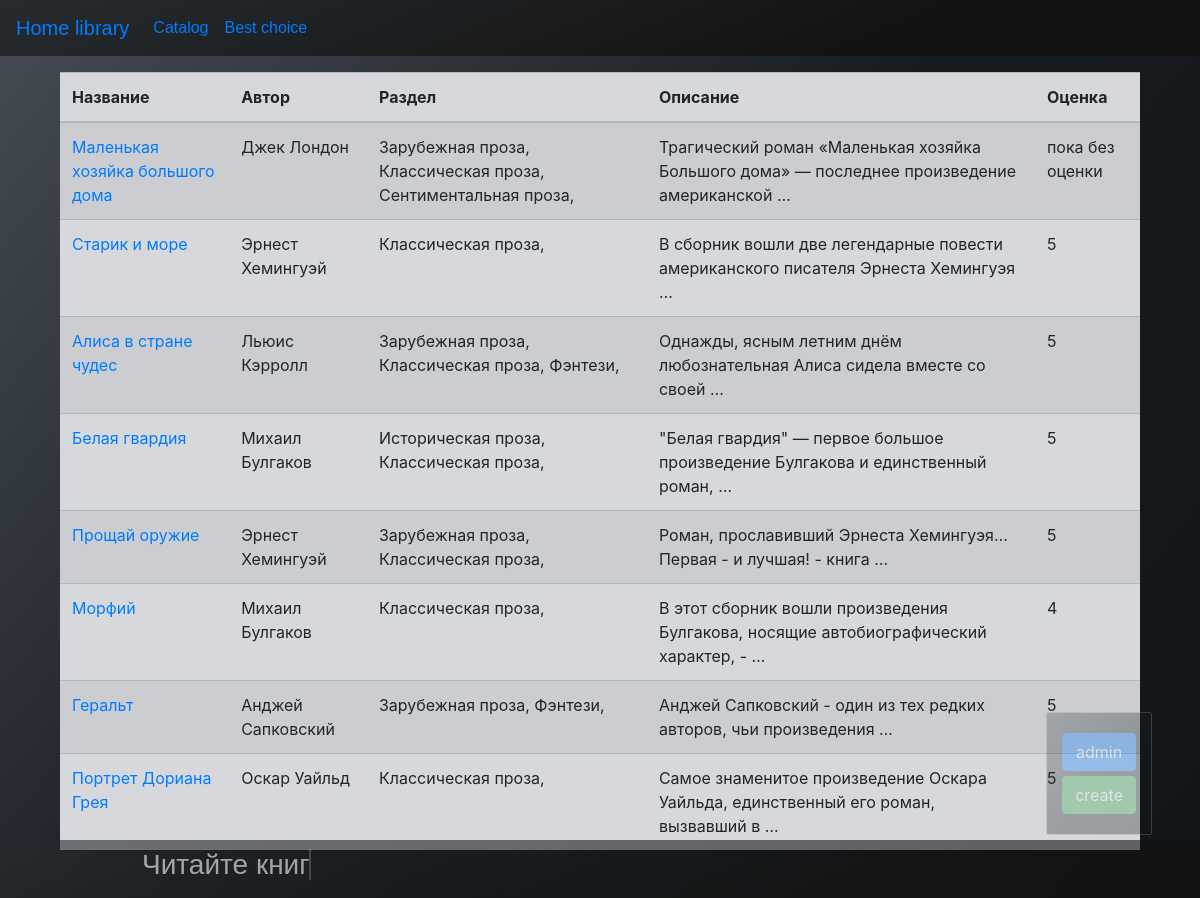
Page /catalog/ on the committed database.
### app/models.py (models this page shows, shortened)
class BookModel(models.Model):
    title = models.CharField(max_length=50, db_index=True,
                             verbose_name="Название книги")
    author = models.CharField(
        max_length=50, db_index=True, verbose_name="Автор")
    dateline = models.CharField(
        max_length=100, verbose_name="Издательство и год выпуска")
    genre = models.ManyToManyField(
        'Genre', related_name='book', verbose_name="Раздел")
    addition = models.TextField(max_length=1000, verbose_name="Описание")
    rating = models.ManyToManyField(
        'Rating', related_name='book', verbose_name="Рейтинг")
    slug = models.SlugField(max_length=50, blank=True, unique=True)
    time_added = models.DateTimeField(default=datetime.now)
    class Meta:
        verbose_name = 'Библиотека'
        verbose_name_plural = 'Библиотека'
        ordering = ['-time_added']

class Genre(models.Model):
    title = models.CharField(max_length=50, db_index=True,
                             verbose_name="Название жанра")
    def __str__(self):
        return self.title
    class Meta:
        verbose_name_plural = 'Жанр'

class Rating(models.Model):
    rating = models.CharField(
        max_length=15, db_index=True, verbose_name="Оценка")
    def __str__(self):
        return self.rating
    class Meta:
        verbose_name_plural = 'Рейтинг'

### app/views.py (the view)
# urls.py: path('catalog/', views.Catalog.as_view(), name='catalog_url'),
class Catalog(ListView):
    queryset = BookModel.objects.all()
    template_name = 'app/catalog.html'

### app/templates/app/catalog.html (shortened to what this page needs)
{% extends 'app/book_template.html' %}
{% block content %}
    <div class="mask rgba-black-light align-items-center">
        <div class="container">
            <table class="table table-striped table-secondary">
                <thead>
                <tr>
                    <th scope="col">Название</th>
                    <th scope="col">Автор</th>
                    <th scope="col">Раздел</th>
                    <th scope="col">Описание</th>
                    <th scope="col">Оценка</th>
                </tr>
                </thead>
                <tbody>
                {% for book in object_list %}
                    <tr>
                        <td><a href="{% url 'app:book_details_url' slug=book.slug %}">{{ book.title }}</a></td>
                        <td>{{ book.author }}</td>
                        <td>{% for genre in book.genre.all %}
                            {{ genre }},
                        {% endfor %}
                        </td>
                        <td>{{ book.addition|truncatewords:10 }}</td>
                        <td>{% for rating in book.rating.all %}
                            {{ rating }}
                        {% endfor %}
                        </td>
                    </tr>
                {% endfor %}
                </tbody>
            </table>
        </div>
    </div>
{% endblock %}

### static/css/styles.css (style rules this page uses)
.main { background: linear-gradient(129.56deg, #4D535C -7.06%, #171C21 50.9%, #121417 107.91%); min-height: 100vh; }

### rows in the picture
BookModel: title "Маленькая хозяйка большого дома", author "Джек Лондон", addition "Трагический роман «Маленькая хозяйка Большого дома» — последнее произведение американской …"
Genre: title "Зарубежная проза"
Genre: title "Классическая проза"
Genre: title "Сентиментальная проза"
Rating: rating "пока без оценки"
BookModel: title "Старик и море", author "Эрнест Хемингуэй", addition "В сборник вошли две легендарные повести американского писателя Эрнеста Хемингуэя …"
Rating: rating "5"
BookModel: title "Алиса в стране чудес", author "Льюис Кэрролл", addition "Однажды, ясным летним днём любознательная Алиса сидела вместе со своей …"
Genre: title "Фэнтези"
BookModel: title "Белая гвардия", author "Михаил Булгаков", addition "\"Белая гвардия\" — первое большое произведение Булгакова и единственный роман, …"
Genre: title "Историческая проза"
BookModel: title "Прощай оружие", author "Эрнест Хемингуэй", addition "Роман, прославивший Эрнеста Хемингуэя… Первая - и лучшая! - книга …"
BookModel: title "Морфий", author "Михаил Булгаков", addition "В этот сборник вошли произведения Булгакова, носящие автобиографический характер, - …"
Rating: rating "4"
BookModel: title "Геральт", author "Анджей Сапковский", addition "Анджей Сапковский - один из тех редких авторов, чьи произведения …"
BookModel: title "Портрет Дориана Грея", author "Оскар Уайльд", addition "Самое знаменитое произведение Оскара Уайльда, единственный его роман, вызвавший в …"
